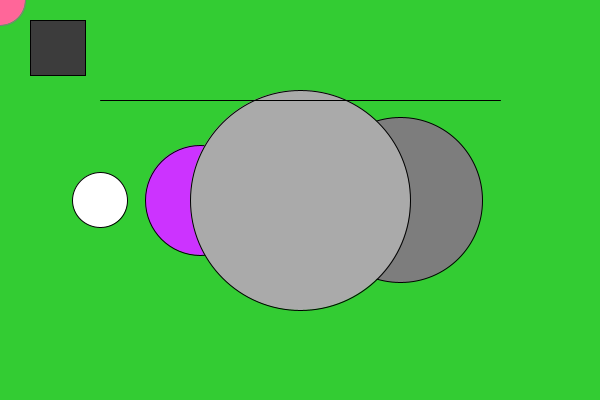
Frame 1 (no input)
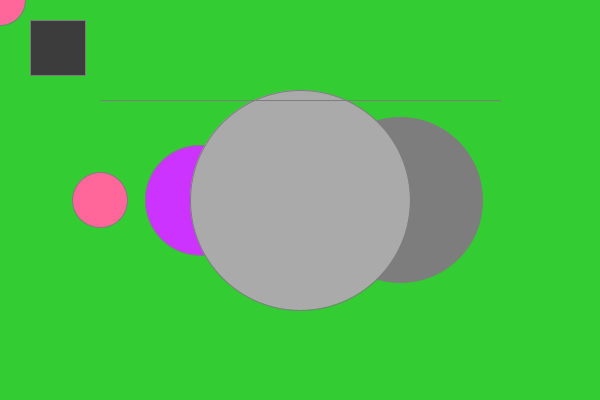
Frame 60 (the mouse pressed at the canvas centre just before this capture)
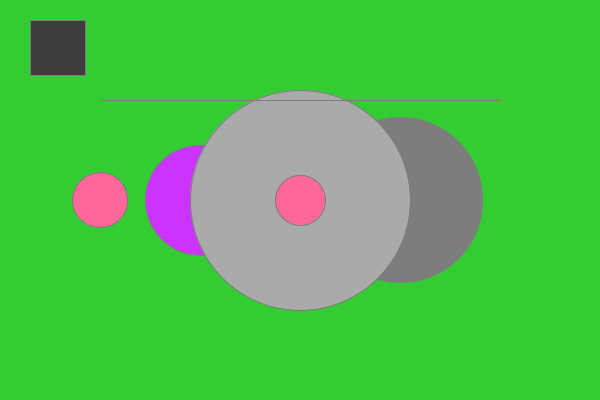
Frame 120 (the mouse held since frame 60 and released just before this capture)

The Processing sketch that drew these frames (run headless with seeded random() and noise(); from frame 60 on, the mouse is pressed at the canvas centre):

// Processing sketch: processing_184616
// ── processing_184616.pde

void setup () {
  size(600,400);
}

void draw (){
  background(#33CC33);
  ellipse(100, 200, 55, 55);
  fill(#CC33FF);
  ellipse(200, 200, 110, 110);
  fill(125);
  ellipse(400, 200, 165, 165);
  fill(170);
  ellipse(300, 200, 220, 220);
  fill(60);
  rect(30, 20, 55, 55);
  fill(#FF6699);
  line(100,100,500,100);
  stroke(125);
  ellipse(mouseX,mouseY, 50,50);
  
}
